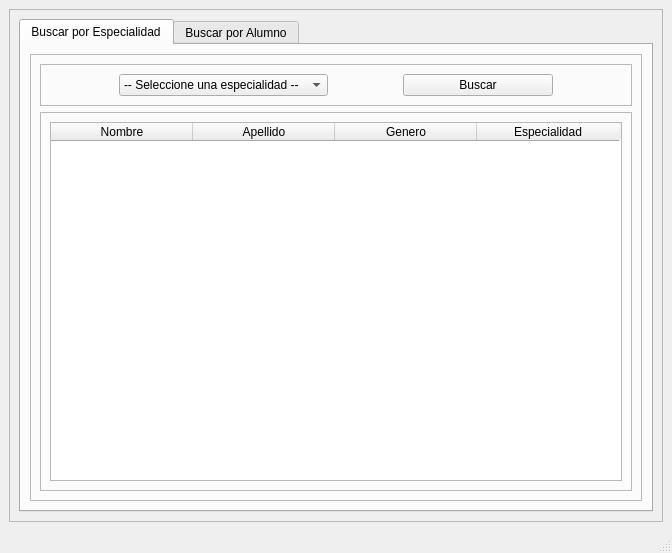
<?xml version="1.0" encoding="UTF-8"?>
<ui version="4.0">
 <class>MainWindow</class>
 <widget class="QMainWindow" name="MainWindow">
  <property name="geometry">
   <rect>
    <x>0</x>
    <y>0</y>
    <width>672</width>
    <height>553</height>
   </rect>
  </property>
  <property name="windowTitle">
   <string>MainWindow</string>
  </property>
  <widget class="QWidget" name="centralwidget">
   <layout class="QHBoxLayout" name="horizontalLayout">
    <item>
     <widget class="QFrame" name="frame">
      <property name="maximumSize">
       <size>
        <width>1000</width>
        <height>16777215</height>
       </size>
      </property>
      <property name="frameShape">
       <enum>QFrame::StyledPanel</enum>
      </property>
      <property name="frameShadow">
       <enum>QFrame::Raised</enum>
      </property>
      <layout class="QHBoxLayout" name="horizontalLayout_2">
       <item>
        <widget class="QTabWidget" name="tabWidget">
         <property name="currentIndex">
          <number>0</number>
         </property>
         <widget class="QWidget" name="tab">
          <attribute name="title">
           <string>Buscar por Especialidad</string>
          </attribute>
          <layout class="QHBoxLayout" name="horizontalLayout_3">
           <item>
            <widget class="QFrame" name="frame_2">
             <property name="frameShape">
              <enum>QFrame::StyledPanel</enum>
             </property>
             <property name="frameShadow">
              <enum>QFrame::Raised</enum>
             </property>
             <layout class="QVBoxLayout" name="verticalLayout">
              <item>
               <widget class="QFrame" name="frame_3">
                <property name="maximumSize">
                 <size>
                  <width>16777215</width>
                  <height>60</height>
                 </size>
                </property>
                <property name="frameShape">
                 <enum>QFrame::StyledPanel</enum>
                </property>
                <property name="frameShadow">
                 <enum>QFrame::Raised</enum>
                </property>
                <layout class="QHBoxLayout" name="horizontalLayout_4">
                 <item>
                  <spacer name="horizontalSpacer">
                   <property name="orientation">
                    <enum>Qt::Horizontal</enum>
                   </property>
                   <property name="sizeHint" stdset="0">
                    <size>
                     <width>69</width>
                     <height>20</height>
                    </size>
                   </property>
                  </spacer>
                 </item>
                 <item>
                  <widget class="QComboBox" name="comboEspecialidad">
                   <property name="minimumSize">
                    <size>
                     <width>180</width>
                     <height>0</height>
                    </size>
                   </property>
                   <item>
                    <property name="text">
                     <string>-- Seleccione una especialidad --</string>
                    </property>
                   </item>
                   <item>
                    <property name="text">
                     <string>Sistemas</string>
                    </property>
                   </item>
                   <item>
                    <property name="text">
                     <string>Redes</string>
                    </property>
                   </item>
                  </widget>
                 </item>
                 <item>
                  <spacer name="horizontalSpacer_2">
                   <property name="orientation">
                    <enum>Qt::Horizontal</enum>
                   </property>
                   <property name="sizeHint" stdset="0">
                    <size>
                     <width>69</width>
                     <height>20</height>
                    </size>
                   </property>
                  </spacer>
                 </item>
                 <item>
                  <widget class="QPushButton" name="btnBuscarEspecialidad">
                   <property name="minimumSize">
                    <size>
                     <width>150</width>
                     <height>0</height>
                    </size>
                   </property>
                   <property name="text">
                    <string>Buscar</string>
                   </property>
                  </widget>
                 </item>
                 <item>
                  <spacer name="horizontalSpacer_3">
                   <property name="orientation">
                    <enum>Qt::Horizontal</enum>
                   </property>
                   <property name="sizeHint" stdset="0">
                    <size>
                     <width>69</width>
                     <height>20</height>
                    </size>
                   </property>
                  </spacer>
                 </item>
                </layout>
               </widget>
              </item>
              <item>
               <widget class="QFrame" name="frame_4">
                <property name="frameShape">
                 <enum>QFrame::StyledPanel</enum>
                </property>
                <property name="frameShadow">
                 <enum>QFrame::Raised</enum>
                </property>
                <layout class="QHBoxLayout" name="horizontalLayout_5">
                 <item>
                  <widget class="QTableWidget" name="tbl_alumno">
                   <attribute name="horizontalHeaderDefaultSectionSize">
                    <number>142</number>
                   </attribute>
                   <column>
                    <property name="text">
                     <string>Nombre</string>
                    </property>
                   </column>
                   <column>
                    <property name="text">
                     <string>Apellido</string>
                    </property>
                   </column>
                   <column>
                    <property name="text">
                     <string>Genero</string>
                    </property>
                   </column>
                   <column>
                    <property name="text">
                     <string>Especialidad</string>
                    </property>
                   </column>
                  </widget>
                 </item>
                </layout>
               </widget>
              </item>
             </layout>
            </widget>
           </item>
          </layout>
         </widget>
         <widget class="QWidget" name="tab_2">
          <attribute name="title">
           <string>Buscar por Alumno</string>
          </attribute>
          <layout class="QHBoxLayout" name="horizontalLayout_6">
           <item>
            <widget class="QFrame" name="frame_5">
             <property name="frameShape">
              <enum>QFrame::StyledPanel</enum>
             </property>
             <property name="frameShadow">
              <enum>QFrame::Raised</enum>
             </property>
             <layout class="QVBoxLayout" name="verticalLayout_2">
              <item>
               <widget class="QFrame" name="frame_6">
                <property name="minimumSize">
                 <size>
                  <width>0</width>
                  <height>150</height>
                 </size>
                </property>
                <property name="maximumSize">
                 <size>
                  <width>16777215</width>
                  <height>150</height>
                 </size>
                </property>
                <property name="frameShape">
                 <enum>QFrame::StyledPanel</enum>
                </property>
                <property name="frameShadow">
                 <enum>QFrame::Raised</enum>
                </property>
                <layout class="QHBoxLayout" name="horizontalLayout_9">
                 <item>
                  <widget class="QFrame" name="frame_8">
                   <property name="maximumSize">
                    <size>
                     <width>211</width>
                     <height>209</height>
                    </size>
                   </property>
                   <property name="frameShape">
                    <enum>QFrame::StyledPanel</enum>
                   </property>
                   <property name="frameShadow">
                    <enum>QFrame::Raised</enum>
                   </property>
                   <layout class="QVBoxLayout" name="verticalLayout_3">
                    <item>
                     <widget class="QLineEdit" name="txtCodigo">
                      <property name="maximumSize">
                       <size>
                        <width>198</width>
                        <height>16777215</height>
                       </size>
                      </property>
                      <property name="font">
                       <font>
                        <pointsize>11</pointsize>
                       </font>
                      </property>
                      <property name="placeholderText">
                       <string>ID Codigo</string>
                      </property>
                     </widget>
                    </item>
                    <item>
                     <widget class="QPushButton" name="btnBuscarAlumno">
                      <property name="minimumSize">
                       <size>
                        <width>150</width>
                        <height>0</height>
                       </size>
                      </property>
                      <property name="text">
                       <string>Buscar Alumno</string>
                      </property>
                     </widget>
                    </item>
                    <item>
                     <spacer name="horizontalSpacer_4">
                      <property name="orientation">
                       <enum>Qt::Vertical</enum>
                      </property>
                      <property name="sizeHint" stdset="0">
                       <size>
                        <width>20</width>
                        <height>91</height>
                       </size>
                      </property>
                     </spacer>
                    </item>
                   </layout>
                  </widget>
                 </item>
                 <item>
                  <widget class="QFrame" name="frame_9">
                   <property name="maximumSize">
                    <size>
                     <width>500</width>
                     <height>16777215</height>
                    </size>
                   </property>
                   <property name="frameShape">
                    <enum>QFrame::StyledPanel</enum>
                   </property>
                   <property name="frameShadow">
                    <enum>QFrame::Raised</enum>
                   </property>
                   <widget class="QLabel" name="label_10">
                    <property name="geometry">
                     <rect>
                      <x>20</x>
                      <y>10</y>
                      <width>61</width>
                      <height>20</height>
                     </rect>
                    </property>
                    <property name="text">
                     <string>Nombre:</string>
                    </property>
                   </widget>
                   <widget class="QLabel" name="txtNombre">
                    <property name="geometry">
                     <rect>
                      <x>90</x>
                      <y>10</y>
                      <width>431</width>
                      <height>20</height>
                     </rect>
                    </property>
                    <property name="font">
                     <font>
                      <pointsize>10</pointsize>
                     </font>
                    </property>
                    <property name="styleSheet">
                     <string notr="true">background-color: rgb(178, 255, 198);</string>
                    </property>
                    <property name="text">
                     <string> ----</string>
                    </property>
                   </widget>
                   <widget class="QLabel" name="label_9">
                    <property name="geometry">
                     <rect>
                      <x>20</x>
                      <y>80</y>
                      <width>71</width>
                      <height>20</height>
                     </rect>
                    </property>
                    <property name="text">
                     <string>Especialidad:</string>
                    </property>
                   </widget>
                   <widget class="QLabel" name="txtEspecialidad">
                    <property name="geometry">
                     <rect>
                      <x>90</x>
                      <y>80</y>
                      <width>191</width>
                      <height>20</height>
                     </rect>
                    </property>
                    <property name="font">
                     <font>
                      <pointsize>10</pointsize>
                     </font>
                    </property>
                    <property name="styleSheet">
                     <string notr="true">background-color: rgb(178, 255, 198);</string>
                    </property>
                    <property name="text">
                     <string>  ----</string>
                    </property>
                   </widget>
                  </widget>
                 </item>
                </layout>
               </widget>
              </item>
              <item>
               <widget class="Line" name="line_4">
                <property name="orientation">
                 <enum>Qt::Horizontal</enum>
                </property>
               </widget>
              </item>
              <item>
               <widget class="QFrame" name="frame_7">
                <property name="frameShape">
                 <enum>QFrame::StyledPanel</enum>
                </property>
                <property name="frameShadow">
                 <enum>QFrame::Raised</enum>
                </property>
                <layout class="QHBoxLayout" name="horizontalLayout_8">
                 <item>
                  <widget class="QTableWidget" name="tblNotas">
                   <property name="minimumSize">
                    <size>
                     <width>570</width>
                     <height>0</height>
                    </size>
                   </property>
                   <property name="maximumSize">
                    <size>
                     <width>570</width>
                     <height>16777215</height>
                    </size>
                   </property>
                   <attribute name="horizontalHeaderDefaultSectionSize">
                    <number>110</number>
                   </attribute>
                   <column>
                    <property name="text">
                     <string>Curso</string>
                    </property>
                   </column>
                   <column>
                    <property name="text">
                     <string>Nota 1</string>
                    </property>
                   </column>
                   <column>
                    <property name="text">
                     <string>Nota 2</string>
                    </property>
                   </column>
                   <column>
                    <property name="text">
                     <string>Promedio</string>
                    </property>
                   </column>
                   <column>
                    <property name="text">
                     <string>Condicion</string>
                    </property>
                   </column>
                  </widget>
                 </item>
                </layout>
               </widget>
              </item>
             </layout>
            </widget>
           </item>
          </layout>
         </widget>
        </widget>
       </item>
      </layout>
     </widget>
    </item>
   </layout>
  </widget>
  <widget class="QMenuBar" name="menubar">
   <property name="geometry">
    <rect>
     <x>0</x>
     <y>0</y>
     <width>672</width>
     <height>21</height>
    </rect>
   </property>
  </widget>
  <widget class="QStatusBar" name="statusbar"/>
 </widget>
 <resources/>
 <connections/>
</ui>
